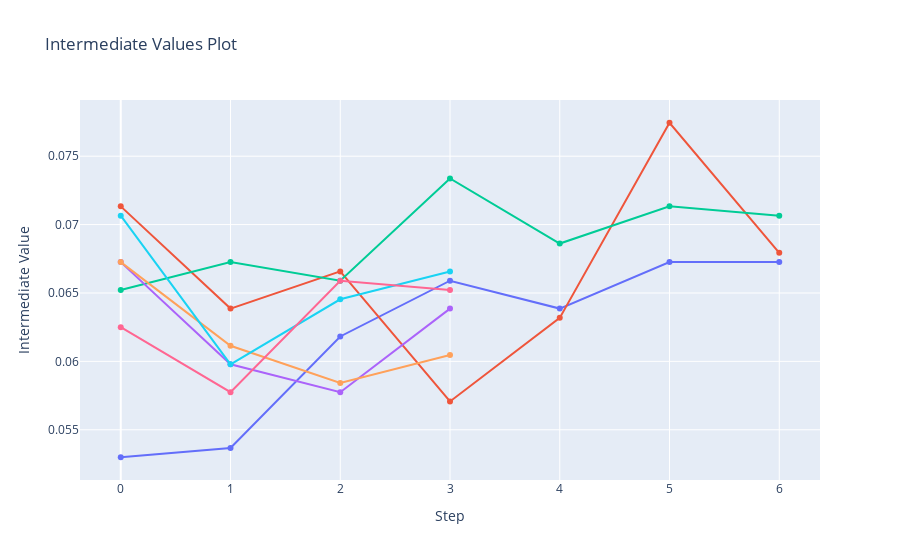

The code cell stored with this chart in its notebook:
### Markdown cell above
### Tuning Visualization

### Code cell
import plotly
optuna.visualization.plot_intermediate_values(study)

### Figure 1 — Plotly figure (JSON) as saved in the notebook; plotly's stock layout.template omitted (floating-point values rounded to 4 significant figures)
{"data": [{"marker": {"maxdisplayed": 10}, "mode": "lines+markers", "name": "Trial0", "type": "scatter", "x": [0, 1, 2, 3, 4, 5, 6], "y": [0.05299, 0.05367, 0.06182, 0.0659, 0.06386, 0.06726, 0.06726]}, {"marker": {"maxdisplayed": 10}, "mode": "lines+markers", "name": "Trial1", "type": "scatter", "x": [0, 1, 2, 3, 4, 5, 6], "y": [0.07133, 0.06386, 0.06658, 0.05707, 0.06318, 0.07745, 0.06793]}, {"marker": {"maxdisplayed": 10}, "mode": "lines+markers", "name": "Trial2", "type": "scatter", "x": [0, 1, 2, 3, 4, 5, 6], "y": [0.06522, 0.06726, 0.0659, 0.07337, 0.06861, 0.07133, 0.07065]}, {"marker": {"maxdisplayed": 10}, "mode": "lines+markers", "name": "Trial3", "type": "scatter", "x": [0, 1, 2, 3], "y": [0.06726, 0.05978, 0.05774, 0.06386]}, {"marker": {"maxdisplayed": 10}, "mode": "lines+markers", "name": "Trial4", "type": "scatter", "x": [0, 1, 2, 3], "y": [0.06726, 0.06114, 0.05842, 0.06046]}, {"marker": {"maxdisplayed": 10}, "mode": "lines+markers", "name": "Trial5", "type": "scatter", "x": [0, 1, 2, 3], "y": [0.07065, 0.05978, 0.06454, 0.06658]}, {"marker": {"maxdisplayed": 10}, "mode": "lines+markers", "name": "Trial6", "type": "scatter", "x": [0, 1, 2, 3], "y": [0.0625, 0.05774, 0.0659, 0.06522]}], "layout": {"showlegend": false, "title": {"text": "Intermediate Values Plot"}, "xaxis": {"title": {"text": "Step"}}, "yaxis": {"title": {"text": "Intermediate Value"}}}}
